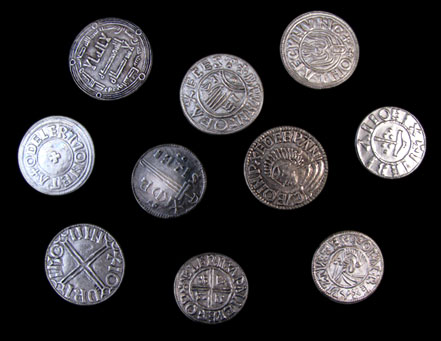
#> input picture assignment1/coins1.png, 441 x 341 px, found by its file name
$ python asignment1.py   (older library calls are emulated)
#> lines starting #> are read from the running program, lines starting #| are printed output that depends on the picture
import cv2
import numpy as np
np.set_printoptions(threshold=np.nan)
from matplotlib import pyplot as plt

#name of image
filename = 'coins1.png'
#array to store details of the image
filenamearray = filename.split('.')

img = cv2.imread(filename) #gets image and greyscales it
#> img is the input picture: shape (341, 441, 3); mean B, G, R 45.1, 43, 44.5
img_grey = cv2.cvtColor(img, cv2.COLOR_BGR2GRAY) #can be used to greyscale image if the original is grabbed above

#kernels for sobel
#horizontal
kernel = np.matrix([[-1,0,1],[-2,0,2],[-1,0,1]])
#vertical
kernel2 = np.matrix([[1,2,1],[0,0,0],[-1,-2,-1]])

#applies kernels to the image
#uses a 64 bit color space to avoid loosing negatives
img_horizontal = cv2.filter2D(img_grey,cv2.CV_64F,kernel)
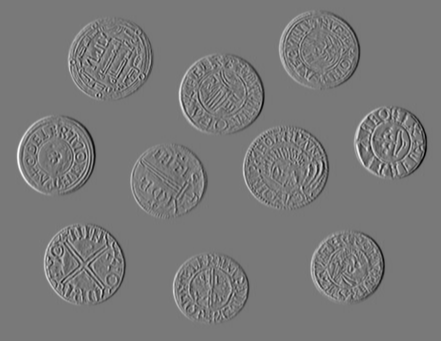
#> img_horizontal: shape (341, 441) float64; min -817, max 903, mean 0; drawn with min black and max white
img_vertical= cv2.filter2D(img_grey,cv2.CV_64F,kernel2)
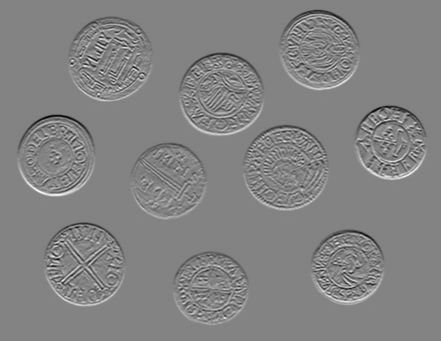
#> img_vertical: shape (341, 441) float64; min -761, max 719, mean 0; drawn with min black and max white
img_magnitude = abs(img_horizontal) + abs(img_vertical)
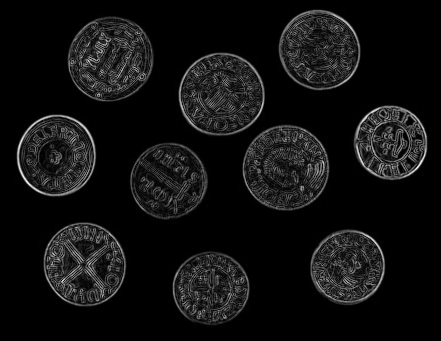
#> img_magnitude: shape (341, 441) float64; min 0, max 1232, mean 85.1; drawn with min black and max white
img_mag,img_angle = cv2.cartToPolar(img_horizontal,img_vertical) #uses the x and y sobel to calculate the orientation
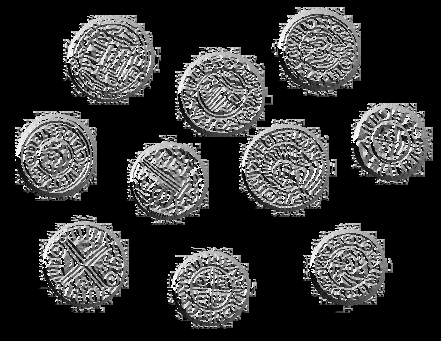
#> img_angle: shape (341, 441) float64; min 0, max 6.28, mean 1.33; drawn with min black and max white

#sets up the window for displaying the images and cmaps

plt.subplot(3,3,1),plt.imshow(cv2.cvtColor(img, cv2.COLOR_BGR2RGB))
plt.title('original'), plt.xticks([]), plt.yticks([])

plt.subplot(3,3,4),plt.imshow(img_grey,cmap = 'gray')
plt.title('greyscale'), plt.xticks([]), plt.yticks([])

plt.subplot(3,3,3),plt.imshow(img_magnitude,cmap = 'gray')
plt.title('magnitude'), plt.xticks([]), plt.yticks([])

plt.subplot(3,3,6),plt.imshow(img_angle,cmap = 'gray')
plt.title('angle'), plt.xticks([]), plt.yticks([])

plt.subplot(3,3,2),plt.imshow(img_horizontal,cmap = 'gray')
plt.title('Sobel X'), plt.xticks([]), plt.yticks([])

plt.subplot(3,3,5),plt.imshow(img_vertical,cmap = 'gray')
plt.title('Sobel Y'), plt.xticks([]), plt.yticks([])


#plt.subplot(3,3,7),plt.hist(img_angle, 50, normed=1, facecolor='g', alpha=0.75)
img_array=[]
for i in range(0,len(img_angle)):
	for j in range(0,len(img_angle[0])):
		img_array.append(img_angle[i][j])
#> after the loop, img_array = 150381 items

plt.subplot(3,3,7),plt.hist(img_array) #creates a histogram of the angles

#displays the result
plt.show()
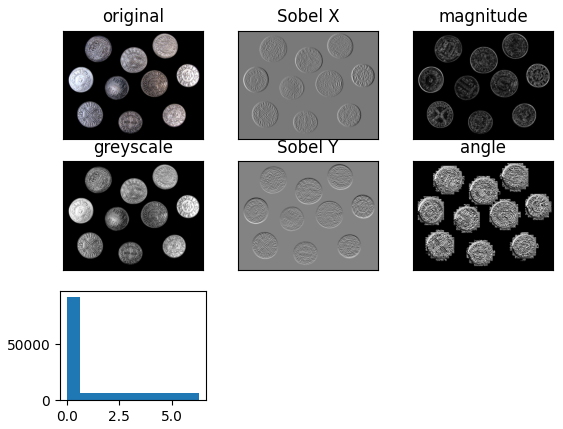
#> figure drawn by matplotlib, 7 panels; panel 7: tallest bar 92850 high, from x = -5.55e-17 to 0.628

#cv2.suptitle('test')

#generates a name for the files to be saved
finalfilename = filenamearray[0] + '_sobel_magnitude' + '.' + filenamearray[1]
finalfilename2 = filenamearray[0] + '_sobel_angle' + '.' + 'txt'

#saves the file
plt.imshow(img_magnitude,cmap = 'gray'),plt.xticks([]), plt.yticks([])
#plt.show()
plt.savefig(finalfilename)

# file = open(finalfilename2, 'w+')
# file.write(img_angle)
# file.close()

$ run again, with assignment1/coins2.png copied over assignment1/coins1.png
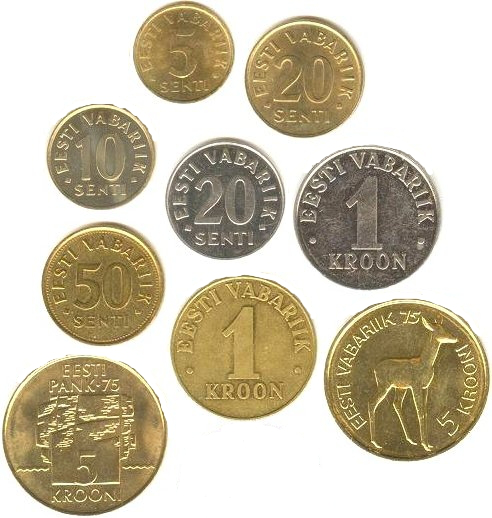
#> input picture assignment1/coins2.png, 492 x 518 px, found by its file name
#> img is the input picture: shape (518, 492, 3); mean B, G, R 171, 193, 202
#> `img_magnitude = abs(img_horizontal) + abs(img_vertical)`:
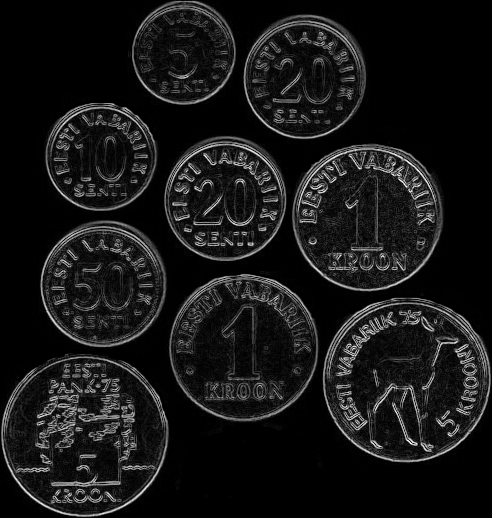
#> img_magnitude: shape (518, 492) float64; min 0, max 956, mean 87; drawn with min black and max white
#> `img_mag,img_angle = cv2.cartToPolar(img_horizontal,img_vertical)`:
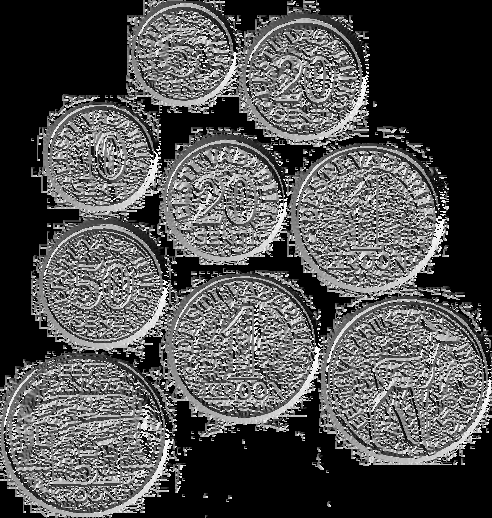
#> img_angle: shape (518, 492) float64; min 0, max 6.28, mean 1.99; drawn with min black and max white
#> after the loop `for i in range(0,len(img_angle)):`: img_array = 254856 items

$ run again, with assignment1/coins2_sobel.png copied over assignment1/coins1.png
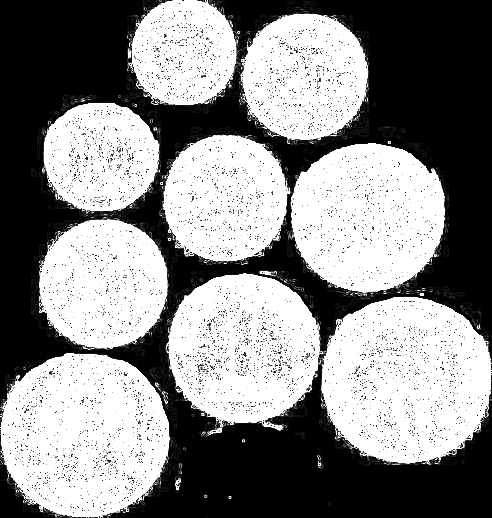
#> input picture assignment1/coins2_sobel.png, 492 x 518 px, found by its file name
#> img is the input picture: shape (518, 492, 3); min 0, max 255, mean 137.3
#> `img_vertical= cv2.filter2D(img_grey,cv2.CV_64F,kernel2)`:
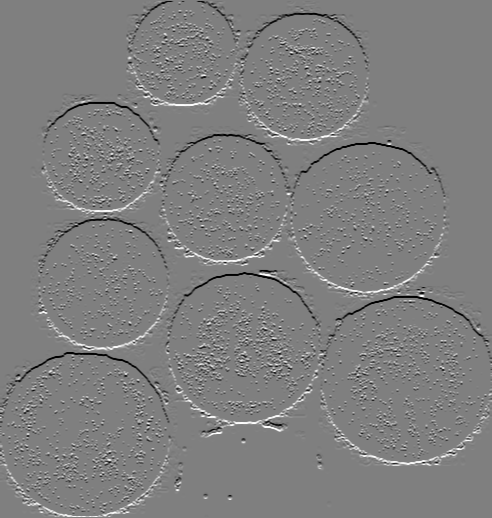
#> img_vertical: shape (518, 492) float64; min -1020, max 1020, mean 0.1; drawn with min black and max white
#> `img_mag,img_angle = cv2.cartToPolar(img_horizontal,img_vertical)`:
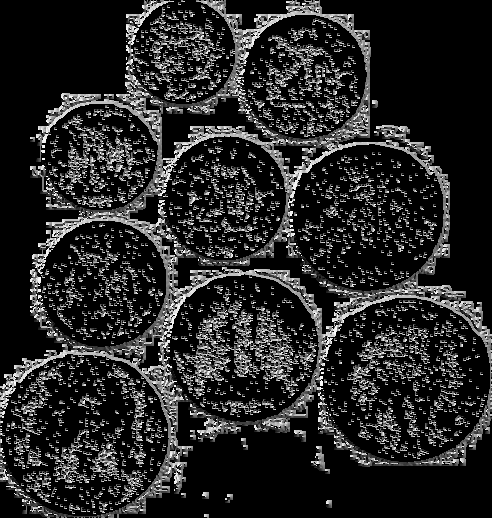
#> img_angle: shape (518, 492) float64; min 0, max 6.28, mean 0.971; drawn with min black and max white
#> after the loop `for i in range(0,len(img_angle)):`: img_array = 254856 items
